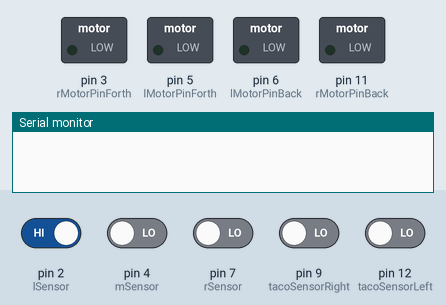
The sketch below on a simulated Arduino Uno, built with avr-gcc and run on an emulated ATmega328P. On the bench: switched loads named in the sketch (green lamp = pin HIGH), the last lines printed to the serial monitor. The test bench sets the inputs (shaded band); at power-on: pin 2 (lSensor) HIGH, pin 4 (mSensor), pin 7 (rSensor), pin 9 (tacoSensorRight), pin 12 (tacoSensorLeft) LOW.

Above: at 0.1 s.
At 4.1 s:
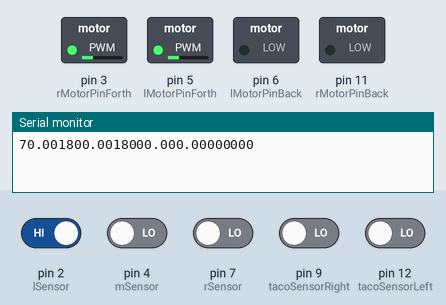
Timing chart, 0 to 5.6 s (numbered marks = the images above):
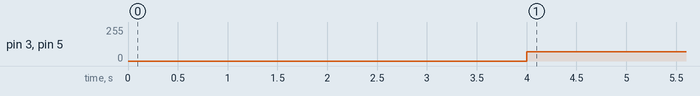

Measured:
- by itself, pin 3 (rMotorPinForth), pin 5 (lMotorPinForth): 0/255 → 70/255 at 4.0 s

The sketch:

PID_on_both_wheels_V_0.6.ino
```cpp
/*
 * Line-Following Robot with PID
 *
 * Erhvervsakademiet Lillebaelt
 *
 * Credits:
 * - Daniel Larsen
 * - Martin Salling
 * - Jonas Thomsen
 */

//contractor so you can call a function that runs after the Main

#define SOFTTURN 22250
#define HARDTURN 22000
#define DATA_TOTAL 59 // Number taken from the Receiver

// Function prototypes
int PIDFunctionLeft(int PWMLeft);
int PIDFunctionRight(int PWMRight);
void CRC_6_DARC(bool data);

// Pin numbers
const int lSensor = 2; // Left sensor
const int mSensor = 4; // mid sensor
const int rSensor = 7; // Right sensor
const int lMotorPinForth = 5; // Left motor forth (when HIGH and opposite of lMotorPinBack)
const int lMotorPinBack = 6; // Left motor back (when HIGH and opposite of lMotorPinForth)
const int rMotorPinForth = 3; // Right motor (when HIGH and opposite of rMotorPinBack)
const int rMotorPinBack = 11; // Right motor back (when HIGH and opposite of rMotorPinForth)
const int tacoSensorLeft = 12; // Left tacosensor
const int tacoSensorRight = 9; // Right tacosensor

//Varibles
const bool hvid = 0;
const bool sort = 1;
float NewDUTYLeft;
float NewDUTYRight;
float PWMLeft = 100; // Preset PWM to start out with on left motor
float PWMRight = 100; // Preset PWM to start out with on right motor
int timesleft;
int timesright;
bool right, mid, left;
unsigned long DurationLeftHigh, DurationRightHigh, DurationLeftLow, DurationRightLow, TotalDurationLeft, TotalDurationRight;

// CRC-6-DARC vars, polynomial 0x19 (1 011001, x^6 + x^4 + x^3 + 1)
bool Polynomial[7] = {1, 0, 1, 1, 0, 0, 1};
bool Checksum[6];
bool XOR[DATA_TOTAL];
bool Tmp[DATA_TOTAL];

void setup()
{
  Serial.begin(115200);
  pinMode(lMotorPinForth, OUTPUT);
  pinMode(lMotorPinBack, OUTPUT);
  pinMode(rMotorPinForth, OUTPUT);
  pinMode(rMotorPinBack, OUTPUT);
  pinMode(tacoSensorLeft, INPUT);
  pinMode(tacoSensorRight, INPUT);
  pinMode(lSensor, INPUT);
  pinMode(mSensor, INPUT);
  pinMode(rSensor, INPUT);
  digitalWrite(rMotorPinBack, LOW);
  digitalWrite(lMotorPinBack, LOW);
}

void loop()
{
  DurationLeftHigh = pulseIn(tacoSensorLeft, HIGH); // Take the time of a high pulse
  DurationLeftLow = pulseIn(tacoSensorLeft, LOW); // Take the time of a low pulse
  DurationRightHigh = pulseIn(tacoSensorRight, HIGH);
  DurationRightLow = pulseIn(tacoSensorRight, LOW);

  TotalDurationLeft = DurationLeftHigh + DurationLeftLow; // Sum up the high and low pulse to get the full duty cycle
  TotalDurationRight = DurationRightHigh + DurationRightLow;

  right = digitalRead(rSensor);
  mid = digitalRead(mSensor);
  left = digitalRead(lSensor);
  PWMLeft = PIDFunctionLeft(PWMLeft);
  PWMRight = PIDFunctionRight(PWMRight);
}

int PIDFunctionLeft(int PWMLeft)
{
    float Kp_value = 0.008;
    float Ki_value = 0.00008;
    float Kd_value = 0;

    long Error; //error value
    float P;          // Holds the calculated Proportional value
    float I;
    float I_error;    // Holds the calculated Integral value
    float D;          // Holds the calculated Differential value
    float D_error;
    int SetPoint = 22500;
    unsigned int old_Duty = PWMLeft;

    if(left==0 && mid==1 && right==1) SetPoint = SOFTTURN;
    else if(left==0 && mid==0 && right==1) SetPoint = HARDTURN;

    //  Error of Set point vs FB
    Error = (SetPoint - TotalDurationLeft);

    // P factor and error
    P = Kp_value * Error;

    // I_erro over time factor of the I term
    I_error += Error;

    // Set up a Integral windup protection. Set a max and a min level for the I error

    // I factor over time. Remember I is error over time. Which means if error is 1 over two iteration error is now 2
    I = Ki_value * I_error;

    // D factor of the PID
    D = Kd_value * (D_error - Error);

    // The New error becomes the error the D expects and if not the same it will adjust for it.
    D_error = Error;

    // the PID SUM Logic
    NewDUTYLeft = old_Duty - (P + I +D);

    //load the new duty cycle to the variable of the old so you can adjust for it.
    if(NewDUTYLeft>=256)      // If the PWM is above 256 it will be set to 255 PWM
    {
      NewDUTYLeft = 255;
    }

    else if(NewDUTYLeft<=-69)  // If the PWM is below 69 it will be set to 70 PWM
    {
      NewDUTYLeft = 70;
    }

    old_Duty = NewDUTYLeft;

     // You can also implement a min max for your PWM value before you send it further.

     analogWrite(lMotorPinForth, old_Duty); // Set left motor to the new duty cycle

    /*
     * Radio transmission
     * Send Duty, P, I and D
     */
     // Assign data to Data
    String Data = String(NewDUTYLeft) + String(P*100) + String(I*10000) + String(D*100);

    // Print NewDUTYLeft, P, I, D and checksum
    CRC_6_DARC(Data); // Calculate checksum of Data
    Serial.print(NewDUTYLeft, BIN);
    Serial.print(P*10, BIN);
    Serial.print(I*10000, BIN);
    Serial.print(D*100, BIN);
    for(int i=0; i<sizeof(Checksum); i++) Serial.print(Checksum[i]);
    Serial.print("\n");

     return old_Duty;
}

int PIDFunctionRight(int PWMRight)
{
    float Kp_value = 0.008;
    float Ki_value = 0.0008;
    float Kd_value = 0;

    long Error; //error value
    float P;      // Holds the calculated Proportional value
    float I;
    float I_error;    // Holds the calculated Integral value
    float D;    // Holds the calculated Differential value
    float D_error;
    int SetPoint = 22500;
    unsigned int old_Duty = PWMRight;

    if(left==1 && mid==1 && right==0) SetPoint = SOFTTURN;
    else if(left==1 && mid==0 && right==0) SetPoint = HARDTURN;

    // Error of Set point vs FB
    Error = (SetPoint - TotalDurationRight);

    // P factor and error
    P = Kp_value * Error;

    // I_erro over time factor of the I term
    I_error += Error;

    // Set up a Integral windup protection. Set a max and a min level for the I error

    // I factor over time. Remember I is error over time. Which means if error is 1 over two iteration error is now 2
    I = Ki_value * I_error;

    // D factor of the PID
    D = Kd_value * (D_error - Error);

    // The New error becomes the error the D expects and if not the same it will adjust for it.
    D_error = Error;

    // the PID SUM Logic
    NewDUTYRight = old_Duty - (P + I +D);

    //load the new duty cycle to the variable of the old so you can adjust for it.
    if(NewDUTYRight>=256)     // If the PWM is above 256 it will be set to 255 PWM
    {
      NewDUTYRight = 255;
    }

    else if(NewDUTYRight<=69) // If the PWM is below 69 it will be set to 70 PWM
    {
      NewDUTYRight = 70;
    }

    old_Duty = NewDUTYRight;

     // You can also implement a min max for your PWM value before you send it further.
     analogWrite(rMotorPinForth, old_Duty); // Set right motor to the new duty cycle

     return old_Duty;
}

void CRC_6_DARC(String data) {

  // Assign data to XOR[]
  memset(XOR, 0, sizeof(XOR));
  for(int d=0; d<sizeof(data); d++) XOR[d] = data[d];

  // For each number in var data
  for(int i=0; i<sizeof(data); i++)
  {
    // If the number is 1
    if(XOR[i]) {

      // Clear Tmp and set it to Polynomial at the first 1 in XOR from left to right
      memset(Tmp, 0, sizeof(Tmp));
      for(int d=0; d<sizeof(Polynomial); d++) Tmp[d+i] = Polynomial[d];

      // XOR Polynomial with XOR
      for(int d=0; d<sizeof(XOR); d++) XOR[d] = Tmp[d] ^ XOR[d];
    }
  }

  // Assign last 6 bits of XOR to Checksum
  for(int i=0; i<sizeof(Checksum); i++) Checksum[i] = XOR[i + sizeof(data)];
}
```
